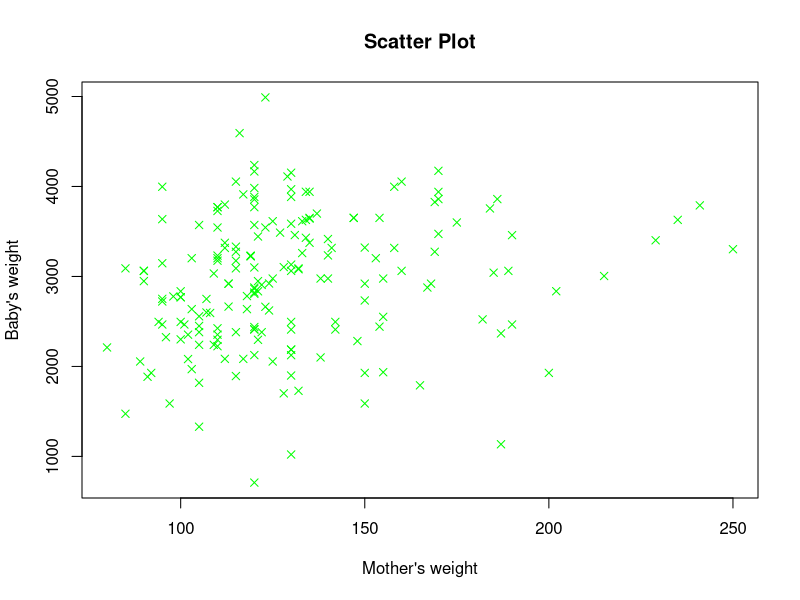
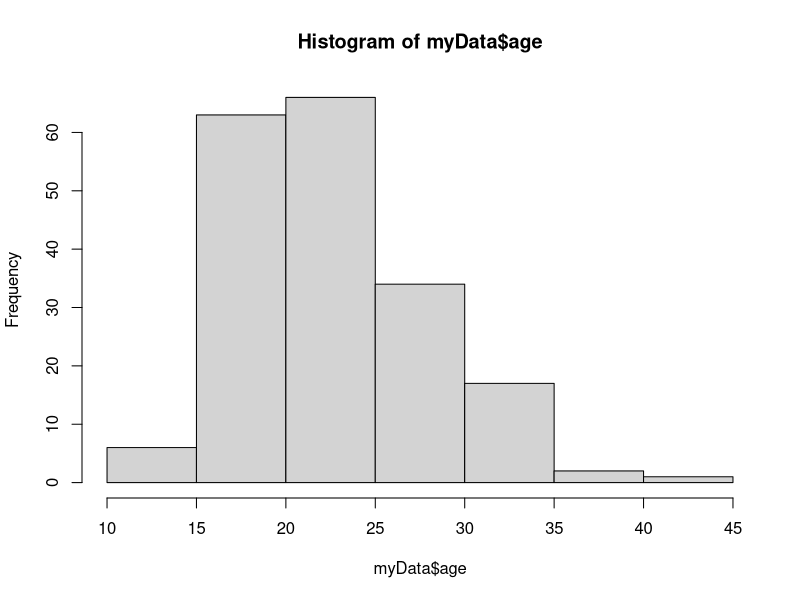
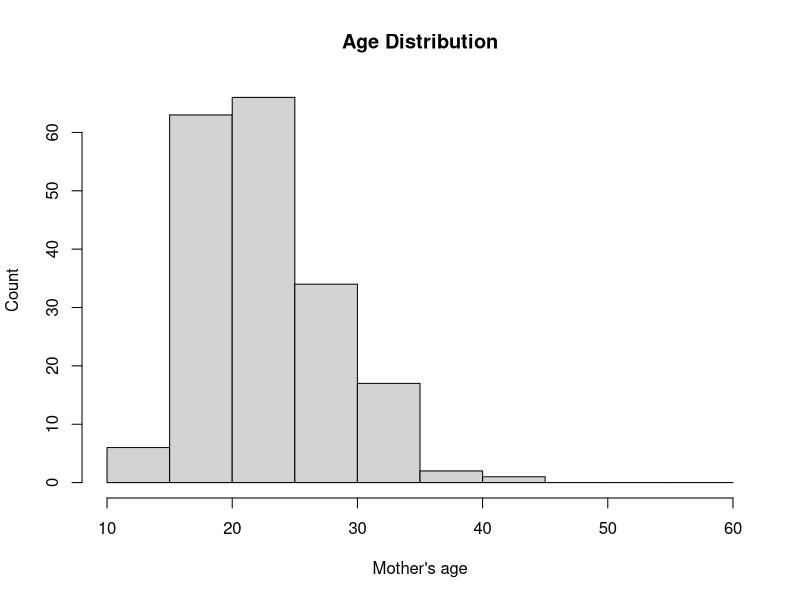

The R source for these figures, in order:
#install.packages("MASS")
library("MASS")

# Load data from MASS
data("birthwt")
myData <- birthwt # save dataset as myData

??birthwt

head(birthwt)

plot(myData$lwt, myData$bwt,
     xlab = "Mother's weight",
     ylab = "Baby's weight",
     main = "Scatter Plot",
     pch = 4, #change shape of maker(4:x),
     col = "green")

# Babies with weight under 2.5
# Use column "low", and summarize
table(myData$low) # counts per value

# Plot histogram for mother's age distribution
hist(myData$age)

hist(myData$age,
     breaks = seq(10,60,by=5),
     xlab = "Mother's age",
     ylab = "Count",
     main = "Age Distribution")

# Build a linear model to predict bwt(baby weight) using lwt(mom's weight)
?lm
m1 <- lm(bwt ~ lwt + age, data=myData)
summary(m1) # bwt = 2214.412 + 4.177 * lwt + 8.089 * age

m2 <- lm(bwt ~ . - low, data=myData)# . means all features
summary(m2)

